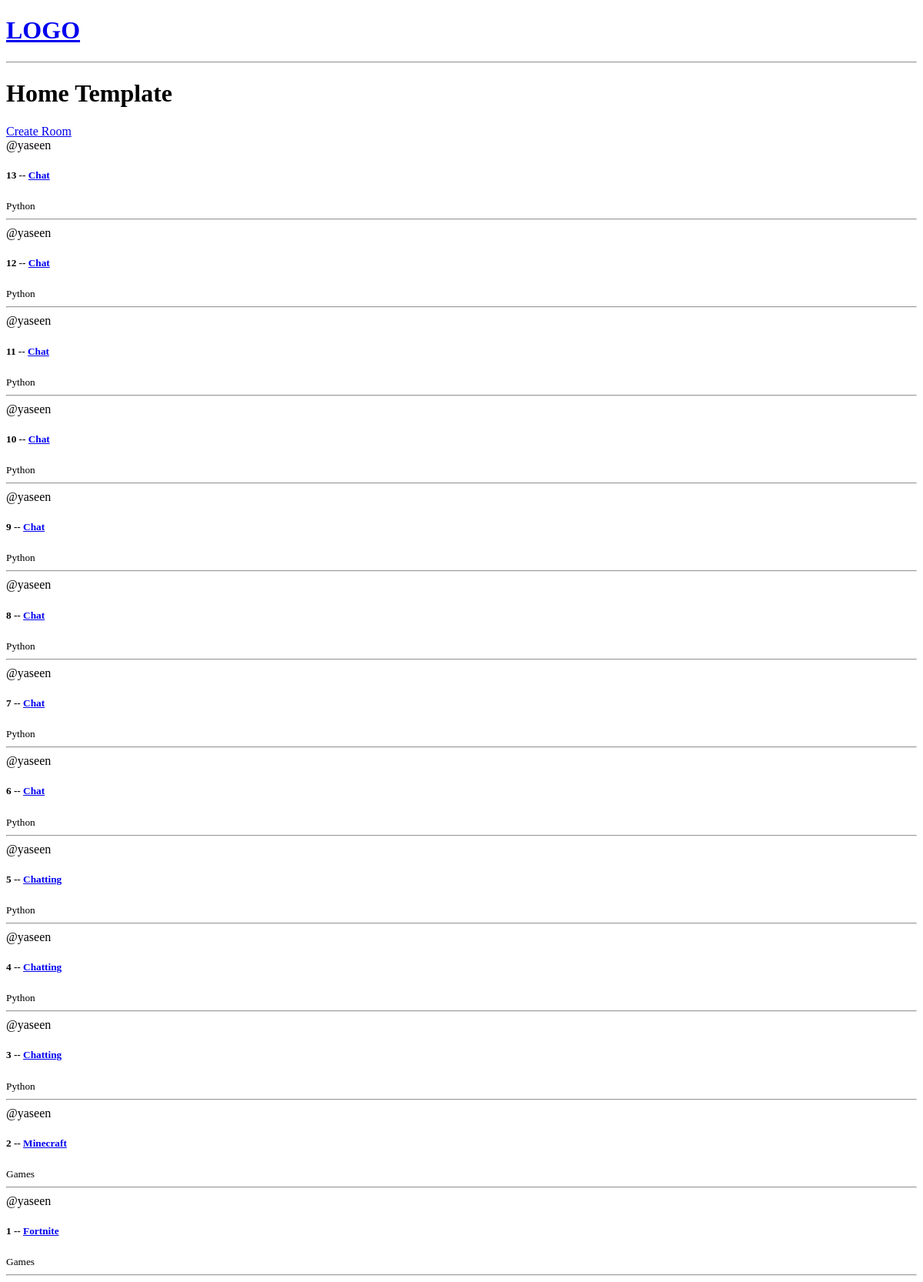
Before: / with the older database file.
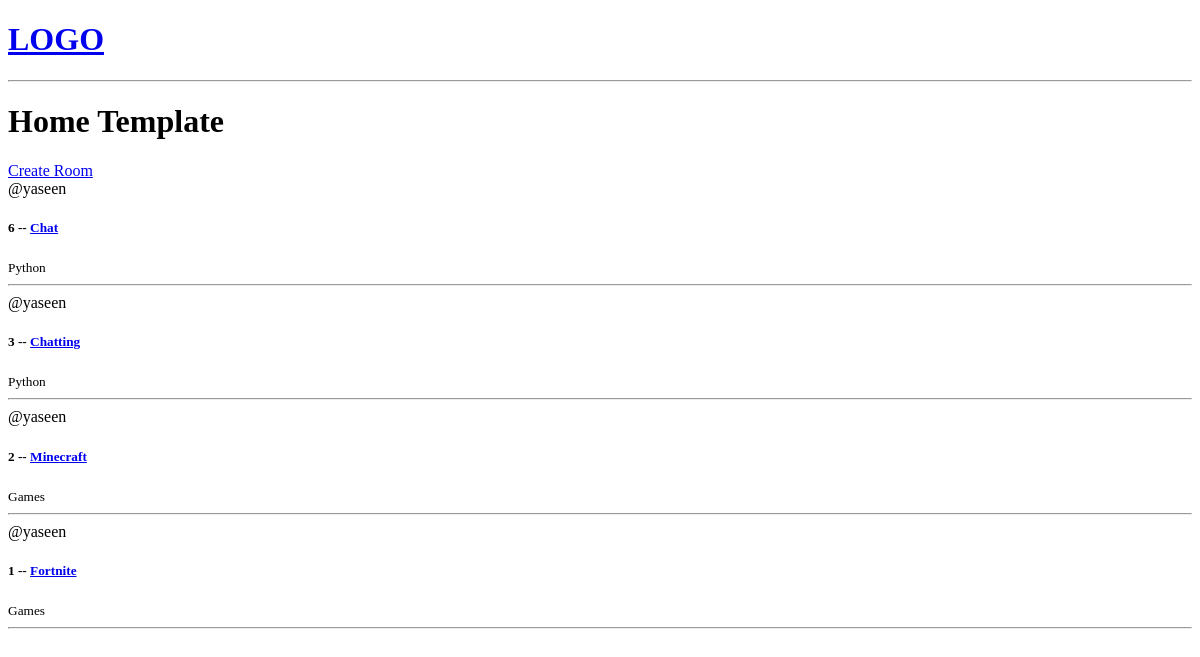
After: the same page with the newer database file.
### base/models.py (models this page shows, shortened)
class Room(models.Model):
    host = models.ForeignKey(User, on_delete=models.SET_NULL, null=True)
    topic = models.ForeignKey(Topic, on_delete=models.SET_NULL, null=True)
    name = models.CharField(max_length=200)
    description = models.TextField(null=True, blank=True) # null for database and blank for from (ui)
    updated = models.DateField(auto_now=True)     # it takes time every time (to get last time it updated)
    created = models.DateField(auto_now_add=True) # it takes time when we created (only at the first time)
    class Meta:
        ordering = ['-id'] # descending order by id

class Topic(models.Model):
    name = models.CharField(max_length=200)

### base/views.py (the view)
# urls.py: path('', views.home, name="home"),
def home(request):
    rooms = Room.objects.all()
    for x in rooms:
        print(x.created)
    context = {'rooms': rooms}
    return render(request, 'base/home.html' , context)

### base/templates/base/home.html
{% extends 'main.html' %}
{% block content %}
<h1>Home Template</h1>
<div>
    <a href="{% url 'create-room' %}">Create Room</a>
    <div>
        {% for room in rooms %}
            <div>
                <span>@{{ room.host.username }}</span>
                <h5>{{ room.id }} -- <a href="/room/{{ room.id }}/">{{ room.name }}</a></h5>
                <small>{{ room.topic.name }}</small>
                <hr>
            </div>
        {% endfor %}
    </div>
</div>
{% endblock %}

### templates/main.html (shortened to what this page needs)
<!DOCTYPE html>
<html lang="en">
<head>
</head>
<body>
    {% include 'navbar.html' %}
    {% block content %}
    {% endblock %}
</body>
</html>

### templates/navbar.html
<a href="/">
    <h1>LOGO</h1>
</a>
<hr>

Changed rows visible on the page:
removed Room: host.username "yaseen", id "13", name "Chat", topic.name "Python"
removed Room: host.username "yaseen", id "12", name "Chat", topic.name "Python"
removed Room: host.username "yaseen", id "11", name "Chat", topic.name "Python"
removed Room: host.username "yaseen", id "10", name "Chat", topic.name "Python"
removed Room: host.username "yaseen", id "9", name "Chat", topic.name "Python"
removed Room: host.username "yaseen", id "8", name "Chat", topic.name "Python"
removed Room: host.username "yaseen", id "7", name "Chat", topic.name "Python"
removed Room: host.username "yaseen", id "5", name "Chatting", topic.name "Python"
removed Room: host.username "yaseen", id "4", name "Chatting", topic.name "Python"
